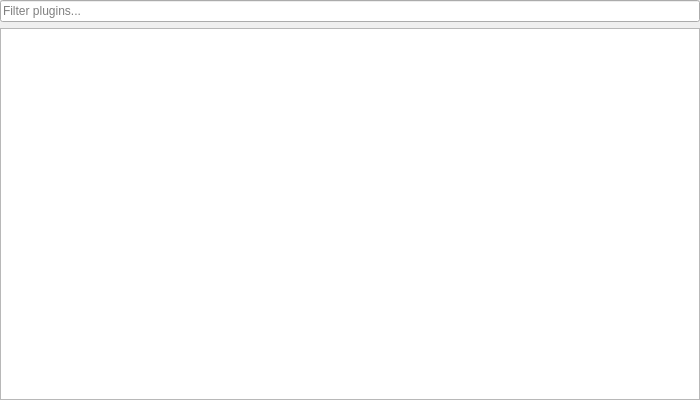
<?xml version="1.0" encoding="UTF-8"?>
<ui version="4.0">
 <class>PluginManagerDialog</class>
 <widget class="QWidget" name="PluginManagerDialog">
  <property name="geometry">
   <rect>
    <x>0</x>
    <y>0</y>
    <width>700</width>
    <height>400</height>
   </rect>
  </property>
  <property name="sizePolicy">
   <sizepolicy hsizetype="MinimumExpanding" vsizetype="MinimumExpanding">
    <horstretch>0</horstretch>
    <verstretch>0</verstretch>
   </sizepolicy>
  </property>
  <property name="windowTitle">
   <string>Plugin Manager</string>
  </property>
  <property name="windowIcon">
   <iconset resource="mainresources.qrc">
    <normaloff>:/resources/images/leechcraft.svg</normaloff>:/resources/images/leechcraft.svg</iconset>
  </property>
  <layout class="QVBoxLayout" name="verticalLayout">
   <property name="margin">
    <number>0</number>
   </property>
   <item>
    <widget class="QLineEdit" name="FilterLine_">
     <property name="placeholderText">
      <string>Filter plugins...</string>
     </property>
    </widget>
   </item>
   <item>
    <widget class="QTreeView" name="PluginsTree_">
     <property name="minimumSize">
      <size>
       <width>120</width>
       <height>0</height>
      </size>
     </property>
     <property name="editTriggers">
      <set>QAbstractItemView::NoEditTriggers</set>
     </property>
     <property name="alternatingRowColors">
      <bool>true</bool>
     </property>
     <property name="iconSize">
      <size>
       <width>48</width>
       <height>48</height>
      </size>
     </property>
     <property name="rootIsDecorated">
      <bool>false</bool>
     </property>
     <property name="uniformRowHeights">
      <bool>true</bool>
     </property>
     <property name="itemsExpandable">
      <bool>false</bool>
     </property>
     <property name="headerHidden">
      <bool>false</bool>
     </property>
     <property name="expandsOnDoubleClick">
      <bool>false</bool>
     </property>
     <attribute name="headerVisible">
      <bool>true</bool>
     </attribute>
     <attribute name="headerDefaultSectionSize">
      <number>220</number>
     </attribute>
    </widget>
   </item>
  </layout>
 </widget>
 <resources>
  <include location="mainresources.qrc"/>
 </resources>
 <connections/>
</ui>
